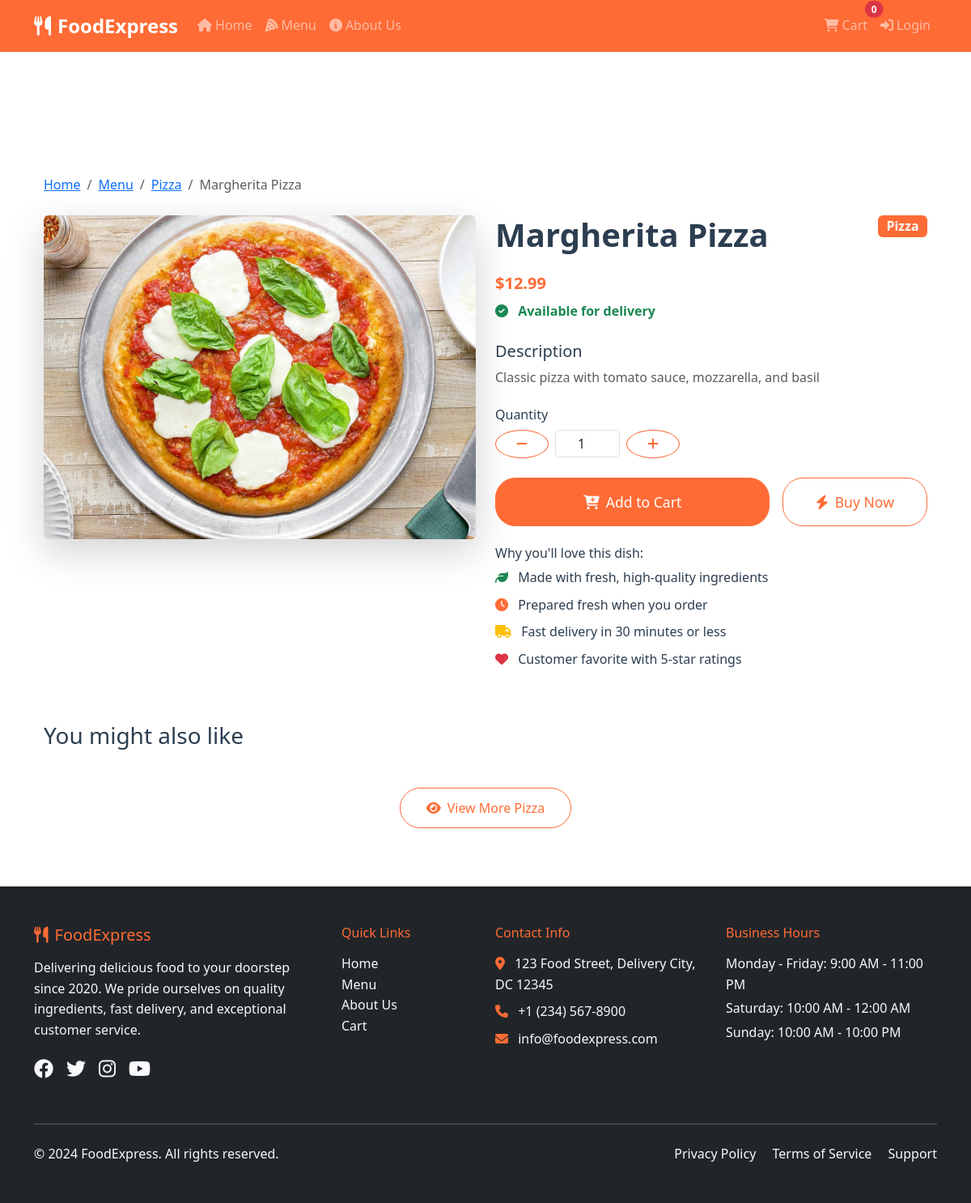
Page /product/1 on the committed database.
### src/models/product.py (models this page shows, shortened)
class Category(db.Model):
    id = db.Column(db.Integer, primary_key=True)
    name = db.Column(db.String(100), nullable=False, unique=True)
    description = db.Column(db.Text)
    created_at = db.Column(db.DateTime, default=datetime.utcnow)
    products = db.relationship('Product', backref='category', lazy=True)

class Product(db.Model):
    id = db.Column(db.Integer, primary_key=True)
    name = db.Column(db.String(200), nullable=False)
    description = db.Column(db.Text)
    price = db.Column(db.Float, nullable=False)
    image_url = db.Column(db.String(500))
    category_id = db.Column(db.Integer, db.ForeignKey('category.id'), nullable=False)
    is_available = db.Column(db.Boolean, default=True)
    created_at = db.Column(db.DateTime, default=datetime.utcnow)

### src/main.py (the view)
@app.route('/product/<int:product_id>')
def product_detail(product_id):
    product = Product.query.get_or_404(product_id)
    return render_template('product_detail.html', product=product)

### templates/product_detail.html (shortened to what this page needs)
{% extends "base.html" %}
{% block content %}
<div class="container mt-5 pt-4">
    <nav aria-label="breadcrumb" class="mb-4">
        <ol class="breadcrumb">
            <li class="breadcrumb-item"><a href="{{ url_for('home') }}">Home</a></li>
            <li class="breadcrumb-item"><a href="{{ url_for('products') }}">Menu</a></li>
            <li class="breadcrumb-item"><a href="{{ url_for('products', category_id=product.category_id) }}">{{ product.category.name }}</a></li>
            <li class="breadcrumb-item active" aria-current="page">{{ product.name }}</li>
        </ol>
    </nav>
    <div class="row">
        <div class="col-lg-6 mb-4">
            <div class="product-image-container">
                <img src="{{ product.image_url }}" class="img-fluid rounded shadow-lg" alt="{{ product.name }}" style="width: 100%; height: 400px; object-fit: cover;">
            </div>
        </div>
        <div class="col-lg-6">
            <div class="product-info">
                <div class="d-flex justify-content-between align-items-start mb-3">
                    <h1 class="display-6 fw-bold">{{ product.name }}</h1>
                    <span class="badge bg-primary fs-6">{{ product.category.name }}</span>
                </div>
                <div class="mb-4">
                    <span class="price display-5 fw-bold text-primary">${{ "%.2f"|format(product.price) }}</span>
                    {% if product.is_available %}
                        <div class="text-success mt-2">
                            <i class="fas fa-check-circle me-2"></i>
                            <strong>Available for delivery</strong>
                        </div>
                    {% else %}
                        <div class="text-danger mt-2">
                            <i class="fas fa-times-circle me-2"></i>
                            <strong>Currently out of stock</strong>
                        </div>
                    {% endif %}
                </div>
                <div class="mb-4">
                    <h5>Description</h5>
                    <p class="text-muted">{{ product.description }}</p>
                </div>
                <div class="mb-4">
                    <h6>Quantity</h6>
                    <div class="quantity-controls">
                        <button type="button" class="btn btn-outline-primary" onclick="decreaseQuantity()">
                            <i class="fas fa-minus"></i>
                        </button>
                        <input type="number" id="quantity" class="form-control text-center" value="1" min="1" max="10" style="width: 80px;">
                        <button type="button" class="btn btn-outline-primary" onclick="increaseQuantity()">
                            <i class="fas fa-plus"></i>
                        </button>
                    </div>
                </div>
                <div class="d-flex gap-3 mb-4">
                    {% if product.is_available %}
                        <button class="btn btn-primary btn-lg flex-grow-1" onclick="addToCartWithQuantity()">
                            <i class="fas fa-cart-plus me-2"></i>Add to Cart
                        </button>
                        <button class="btn btn-outline-primary btn-lg" onclick="buyNow()">
                            <i class="fas fa-bolt me-2"></i>Buy Now
                        </button>
                    {% else %}
                        <button class="btn btn-secondary btn-lg flex-grow-1" disabled>
                            <i class="fas fa-ban me-2"></i>Out of Stock
                        </button>
                    {% endif %}
                </div>
                <div class="product-features">
                    <h6>Why you'll love this dish:</h6>
                    <ul class="list-unstyled">
                        <li class="mb-2">
                            <i class="fas fa-leaf text-success me-2"></i>
                            Made with fresh, high-quality ingredients
                        </li>
                        <li class="mb-2">
                            <i class="fas fa-clock text-primary me-2"></i>
                            Prepared fresh when you order
                        </li>
                        <li class="mb-2">
                            <i class="fas fa-truck text-warning me-2"></i>
                            Fast delivery in 30 minutes or less
                        </li>
                        <li class="mb-2">
                            <i class="fas fa-heart text-danger me-2"></i>
                            Customer favorite with 5-star ratings
                        </li>
                    </ul>
                </div>
            </div>
        </div>
    </div>
    <div class="row mt-5">
        <div class="col-12">
            <h3 class="mb-4">You might also like</h3>
            <div class="row">
                <div class="col-12">
                    <div class="text-center py-4">
                        <a href="{{ url_for('products', category_id=product.category_id) }}" class="btn btn-outline-primary">
                            <i class="fas fa-eye me-2"></i>View More {{ product.category.name }}
                        </a>
                    </div>
                </div>
            </div>
        </div>
    </div>
</div>
{% endblock %}

### static/css/style.css (style rules this page uses)
:root { --primary-color: #ff6b35; --secondary-color: #f7931e; --dark-color: #2c3e50; --light-color: #ecf0f1; --success-color: #27ae60; --danger-color: #e74c3c; --warning-color: #f39c12; }
body { font-family: 'Segoe UI', Tahoma, Geneva, Verdana, sans-serif; line-height: 1.6; color: var(--dark-color); }
.bg-primary { background-color: var(--primary-color) !important; }
.btn-primary { background-color: var(--primary-color); border-color: var(--primary-color); }
.text-primary { color: var(--primary-color) !important; }
.price { font-size: 1.25rem; font-weight: 700; color: var(--primary-color); }
.quantity-controls { display: flex; align-items: center; gap: 0.5rem; }
.quantity-controls button { width: 35px; height: 35px; border-radius: 50%; border: 1px solid var(--primary-color); background-color: white; color: var(--primary-color); display: flex; align-items: center; justify-content: center; }
.quantity-controls input { width: 60px; text-align: center; border: 1px solid #dee2e6; border-radius: 5px; padding: 0.25rem; }
.btn { border-radius: 25px; padding: 0.75rem 2rem; font-weight: 500; transition: all 0.3s ease; }
.btn-lg { padding: 1rem 2.5rem; font-size: 1.1rem; }
.btn-outline-primary { color: var(--primary-color); border-color: var(--primary-color); }
.shadow-lg { box-shadow: 0 10px 25px rgba(0,0,0,0.15); }

### rows in the picture
Category: category.name "Pizza"
Product: name "Margherita Pizza", image_url (picture), price "12.99", description "Classic pizza with tomato sauce, mozzarella, and basil"
